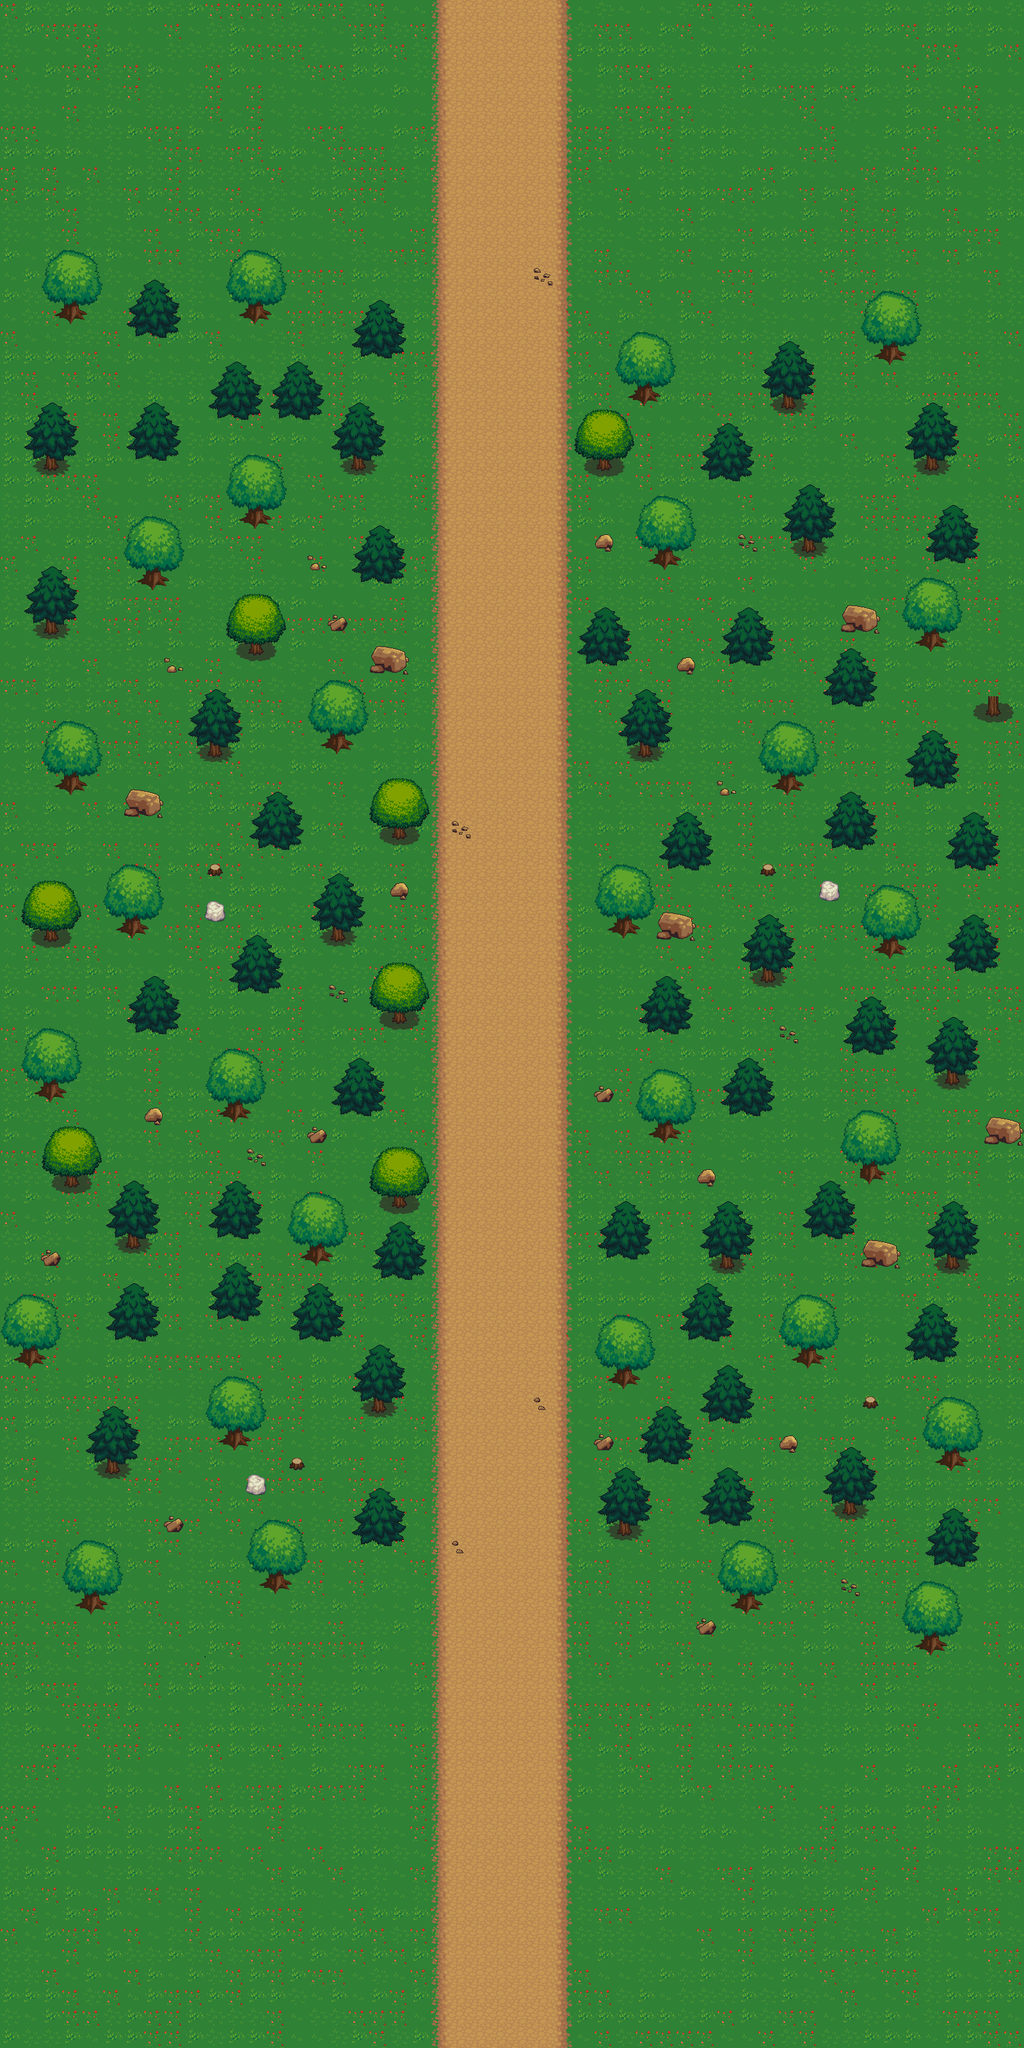

This is a level from a 2D game, rendered from its Tiled map with the project's own tilesets. A one-line summary and the map file follow, with tile-layer data summarised:
An orthogonal 50x100 tile map with 32x32 px tiles, 5 tile layers (Grass Layer, Road Layer, Tree Bottom, Trees, ...).

<map version="1.0" orientation="orthogonal" renderorder="right-down" width="50" height="100" tilewidth="32" tileheight="32" nextobjectid="1">
 <tileset firstgid="1" name="terrain_atlas" tilewidth="32" tileheight="32" spacing="8" tilecount="1156">
  <image source="../Sprites/terrain_atlas.png" width="1352" height="1352" />
  <terraintypes>
   <terrain name="Dirt Path" tile="-1" />
  </terraintypes>
  <tile id="51" terrain="0,0,0," />
  <tile id="52" terrain="0,0,,0" />
  <tile id="85" terrain="0,,0,0" />
  <tile id="86" terrain=",0,0,0" />
  <tile id="118" terrain=",,,0" />
  <tile id="119" terrain=",,0,0" />
  <tile id="120" terrain=",,0," />
  <tile id="152" terrain=",0,,0" />
  <tile id="153" terrain="0,0,0,0" />
  <tile id="154" terrain="0,,0," />
  <tile id="186" terrain=",0,," />
  <tile id="187" terrain="0,0,," />
  <tile id="188" terrain="0,,," />
  <tile id="226">
   <objectgroup draworder="index" />
  </tile>
  <tile id="227">
   <objectgroup draworder="index" />
  </tile>
  <tile id="228">
   <objectgroup draworder="index" />
  </tile>
  <tile id="430">
   <objectgroup draworder="index" />
  </tile>
  <tile id="431">
   <objectgroup draworder="index" />
  </tile>
  <tile id="432">
   <objectgroup draworder="index" />
  </tile>
 </tileset>
 <layer name="Grass Layer" width="50" height="100">
  <data>[5000 cells, 5000 non-empty, 4 distinct tile ids]</data>
 </layer>
 <layer name="Road Layer" width="50" height="100">
  <data>[5000 cells, 700 non-empty, 3 distinct tile ids]</data>
 </layer>
 <layer name="Tree Bottom" width="50" height="100">
  <data>[5000 cells, 156 non-empty, 12 distinct tile ids]</data>
 </layer>
 <layer name="Trees" width="50" height="100">
  <data>[5000 cells, 1053 non-empty, 34 distinct tile ids]</data>
 </layer>
 <layer name="Decor" width="50" height="100">
  <data>[5000 cells, 61 non-empty, 19 distinct tile ids]</data>
 </layer>
</map>
